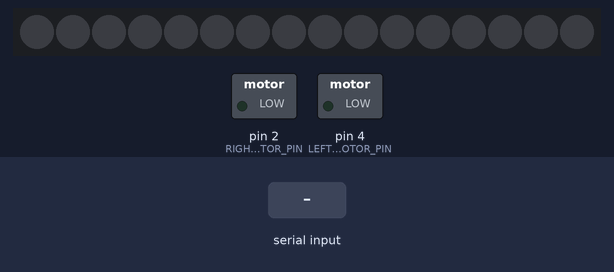
A sketch run on a simulated Arduino Uno, built with avr-gcc and run on an emulated ATmega328P. Shown: 16 RGB LEDs in strip order, left to right, switched loads named in the sketch (green lamp = pin HIGH). The inputs (shaded band) are chosen by the test bench. Dim RGB values are drawn brighter than linear.

Above: at 1.2 s.
1.3 s: "SCREAM\n" received over Serial
At 1.4 s:
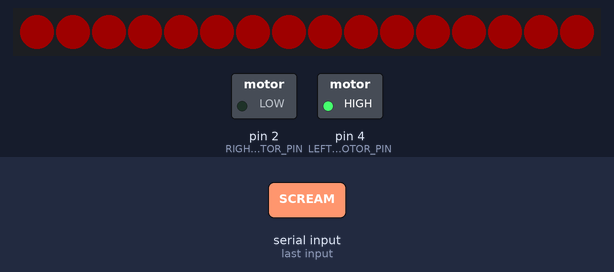
At 10.3 s:
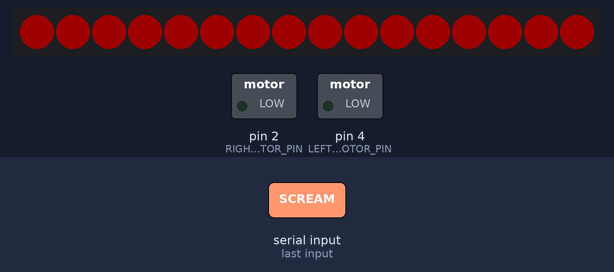
Timing chart, 0 to 11.8 s (numbered marks = the images above; inputs shaded):
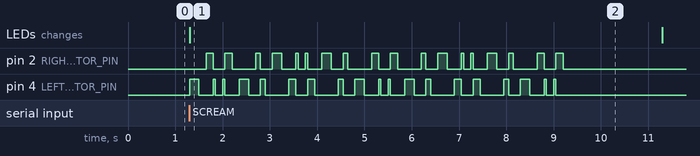

The sketch:

smart_handle.ino
```cpp
#include <Adafruit_NeoPixel.h>

/*
  스마트 핸들 Arduino 코드

  역할:
  1. Raspberry Pi에서 USB Serial로 전달한 이벤트 명령을 읽는다.
  2. 이벤트 종류에 따라 진동 모터와 NeoPixel LED를 제어한다.
  3. delay()를 사용하지 않고 millis() 기준으로 시간을 계산한다.

  delay()를 쓰지 않는 이유:
  - delay()가 실행되는 동안 Arduino가 새 Serial 명령을 바로 읽지 못한다.
  - 이 프로젝트는 사이렌/비명 같은 위험 이벤트가 들어오면 빠르게 반응해야 한다.
  - 그래서 loop()가 계속 돌면서 명령 수신과 패턴 갱신을 동시에 처리하도록 작성했다.
*/

// 스마트 핸들에 연결된 출력 핀 번호를 한 곳에서 관리한다.
// 실제 배선 기준으로 왼쪽/오른쪽 진동 모터 핀을 지정한다.
const uint8_t LEFT_MOTOR_PIN = 4;
const uint8_t RIGHT_MOTOR_PIN = 2;

// LED는 Adafruit NeoPixel 라이브러리로 제어한다.
// 수업에서 배운 기본 LED ON/OFF와 원리는 같지만,
// 이 LED 링은 색상과 여러 개의 LED를 다루기 위해 전용 라이브러리가 필요하다.
const uint8_t LED_PIN = 6;
const uint16_t LED_COUNT = 16;

// Raspberry Pi와 시리얼 통신할 때 사용하는 속도이다.
// Raspberry Pi 코드의 기본 baudrate도 115200으로 맞춰져 있어야 한다.
const unsigned long SERIAL_BAUDRATE = 115200;

// 각 상황별 LED/진동 유지 시간이다.
// 단위는 모두 밀리초(ms)이다.
const unsigned long TURN_VIBRATION_MS = 5000;
const unsigned long ALERT_LED_HOLD_MS = 10000;
const unsigned long ALERT_VIBRATION_MS = 8000;

// 새 명령이 너무 빠르게 들어와도 최소 5초는 현재 알림을 유지한다.
// 사용자가 알림을 인지하기 전에 바로 꺼지는 것을 방지하기 위한 값이다.
const unsigned long MIN_PATTERN_HOLD_MS = 5000;

// 양쪽 모터를 모두 써야 하는 이벤트에서는 이 시간마다 왼쪽/오른쪽을 번갈아 켠다.
const unsigned long MOTOR_ALTERNATE_MS = 250;

// LED 밝기는 너무 눈부시지 않게 30으로 제한한다.
const uint8_t LED_BRIGHTNESS = 30;

// LED 링 객체를 생성한다.
Adafruit_NeoPixel strip(LED_COUNT, LED_PIN, NEO_GRB + NEO_KHZ800);

// 하나의 알림 패턴에 필요한 LED 색상, 진동 시간, 반복 횟수 등을 묶은 구조체이다.
struct FeedbackPattern {
  // LED 색상값이다. 각 값은 0~255 범위이다.
  uint8_t red;
  uint8_t green;
  uint8_t blue;

  // 모터가 켜져 있는 시간과 꺼져 있는 시간이다.
  unsigned long onMs;
  unsigned long offMs;

  // 진동 반복 횟수이다. 예: on 500ms/off 500ms/repetitions 8이면 약 8초 반복한다.
  uint8_t repetitions;

  // 어떤 모터를 사용할지 나타내는 비트값이다.
  // 0x01 왼쪽, 0x02 오른쪽, 0x03 양쪽이다.
  uint8_t motorMask;

  // 진동이 끝난 뒤에도 LED를 유지해야 하는 전체 시간이다.
  unsigned long ledHoldMs;
};

// 현재 실행 중인 알림 패턴의 상태값이다.
FeedbackPattern activePattern = {0, 0, 0, 0, 0, 0, 0, 0};

// millis() 기준으로 현재 패턴이 시작된 시간을 저장한다.
unsigned long patternStartedAt = 0;

// 현재 LED/진동 패턴이 실행 중인지 표시한다.
bool patternActive = false;

// 현재 실행 중인 명령 문자열이다. 같은 명령이 반복될 때 다시 시작하지 않기 위해 저장한다.
String activeCommand = "";

// 현재 명령의 위험도 우선순위이다.
uint8_t activePriority = 0;

// LED 링 전체를 같은 색으로 켠다.
void setLed(uint8_t red, uint8_t green, uint8_t blue) {
  // strip.Color()가 RGB 값을 NeoPixel이 이해하는 색상값으로 바꾼다.
  strip.fill(strip.Color(red, green, blue));

  // show()를 호출해야 실제 LED 링에 색상 변경이 반영된다.
  strip.show();
}

// motorMask 값으로 왼쪽/오른쪽 진동 모터를 켜고 끈다.
// 0x01은 왼쪽, 0x02는 오른쪽, 0x03은 양쪽을 의미한다.
void setMotors(uint8_t mask) {
  // 비트 연산을 사용하면 하나의 값(mask)으로 두 모터 상태를 동시에 표현할 수 있다.
  digitalWrite(LEFT_MOTOR_PIN, (mask & 0x01) ? HIGH : LOW);
  digitalWrite(RIGHT_MOTOR_PIN, (mask & 0x02) ? HIGH : LOW);
}

// 양쪽 모터를 동시에 계속 켜면 전류가 순간적으로 커질 수 있어 번갈아 켠다.
void setPatternMotors(uint8_t mask, unsigned long elapsed) {
  if (mask == 0x03) {
    // elapsed / MOTOR_ALTERNATE_MS의 짝수/홀수 여부로 왼쪽과 오른쪽을 번갈아 선택한다.
    setMotors(((elapsed / MOTOR_ALTERNATE_MS) % 2 == 0) ? 0x01 : 0x02);
  } else {
    setMotors(mask);
  }
}

// 모든 출력을 끄고 현재 알림 상태를 초기화한다.
void stopOutputs() {
  setMotors(0);
  setLed(0, 0, 0);
  patternActive = false;
  activeCommand = "";
  activePriority = 0;
}

// 위험도가 높은 이벤트가 낮은 이벤트보다 우선 실행되도록 점수를 정한다.
uint8_t commandPriority(const String &command) {
  // 비명은 보행자 위험 신호일 수 있어 가장 높은 우선순위를 둔다.
  if (command == "SCREAM") return 6;
  if (command == "SIREN") return 5;
  if (command == "HORN") return 4;
  if (command == "SPEED_WARNING") return 3;
  if (command == "LEFT_TURN" || command == "RIGHT_TURN") return 1;
  return 0;
}

// 새 알림 패턴을 시작한다.
void startPattern(const String &command, const FeedbackPattern &pattern) {
  // 새 패턴의 명령명과 우선순위를 저장한다.
  activeCommand = command;
  activePriority = commandPriority(command);

  // 전달받은 패턴을 현재 실행할 패턴으로 복사한다.
  activePattern = pattern;

  // 시작 시간을 저장해야 updatePattern()에서 경과 시간을 계산할 수 있다.
  patternStartedAt = millis();
  patternActive = true;

  // 패턴 시작과 동시에 LED와 모터를 바로 켠다.
  setLed(pattern.red, pattern.green, pattern.blue);
  setPatternMotors(pattern.motorMask, 0);
}

// loop()에서 계속 호출되며, 시간이 지남에 따라 진동과 LED를 갱신한다.
void updatePattern() {
  if (!patternActive) {
    return;
  }

  const unsigned long elapsed = millis() - patternStartedAt;

  // 한 번의 진동 주기 = 켜짐 시간 + 꺼짐 시간이다.
  const unsigned long cycleMs = activePattern.onMs + activePattern.offMs;

  // 전체 진동이 끝나는 시점을 계산한다.
  // 마지막 반복 뒤에는 off 시간이 필요 없으므로 repetitions - 1만큼만 offMs를 더한다.
  const unsigned long vibrationEndMs =
      activePattern.repetitions == 0 ? 0 :
      activePattern.repetitions * activePattern.onMs +
      (activePattern.repetitions - 1) * activePattern.offMs;

  // 반복 패턴 시간 안에서는 on/off 주기에 맞춰 모터를 제어한다.
  if (elapsed < vibrationEndMs && cycleMs > 0) {
    if ((elapsed % cycleMs) < activePattern.onMs) {
      setPatternMotors(activePattern.motorMask, elapsed);
    } else {
      setMotors(0);
    }
  } else {
    setMotors(0);
  }

  // 최소 표시 시간이 끝나고 LED/진동 시간이 모두 끝나면 전체 출력을 끈다.
  if (elapsed >= MIN_PATTERN_HOLD_MS &&
      elapsed >= activePattern.ledHoldMs &&
      elapsed >= vibrationEndMs) {
    stopOutputs();
  }
}

// Raspberry Pi에서 받은 명령 문자열을 실제 LED/진동 패턴으로 변환한다.
void handleCommand(String command) {
  // Raspberry Pi는 명령 뒤에 줄바꿈을 붙여 보내므로 앞뒤 공백과 줄바꿈을 제거한다.
  command.trim();
  uint8_t newPriority = commandPriority(command);

  // 같은 명령이 반복해서 들어오면 패턴을 다시 시작하지 않는다.
  if (patternActive && command == activeCommand) {
    return;
  }

  // 알 수 없는 명령은 출력 패턴으로 처리하지 않는다.
  if (newPriority == 0) {
    return;
  }

  // 최소 유지 시간 중에는 현재 이벤트보다 우선순위가 높은 명령만 예외적으로 전환한다.
  if (patternActive &&
      millis() - patternStartedAt < MIN_PATTERN_HOLD_MS &&
      newPriority <= activePriority) {
    return;
  }

  // 사이렌, 비명, 경적 같은 위험 알림은 방향 안내보다 우선한다.
  if (patternActive && activePriority >= 3 && newPriority < activePriority) {
    return;
  }

  if (command == "LEFT_TURN") {
    // 방향 안내는 LED 없이 해당 방향 모터만 켜서 사용자가 방향을 느끼도록 한다.
    startPattern(command, {0, 0, 0, TURN_VIBRATION_MS, 0, 1, 0x01, TURN_VIBRATION_MS});
  } else if (command == "RIGHT_TURN") {
    startPattern(command, {0, 0, 0, TURN_VIBRATION_MS, 0, 1, 0x02, TURN_VIBRATION_MS});
  } else if (command == "SIREN") {
    // 사이렌: 파란 LED와 긴 진동으로 긴급 차량 접근을 알린다.
    startPattern(command, {0, 0, 255, ALERT_VIBRATION_MS, 0, 1, 0x03, ALERT_LED_HOLD_MS});
  } else if (command == "HORN") {
    // 경적: 노란 LED와 짧은 반복 진동을 사용한다.
    startPattern(command, {255, 180, 0, 500, 500, 8, 0x03, ALERT_LED_HOLD_MS});
  } else if (command == "SCREAM") {
    // 비명: 빨간 LED와 빠른 반복 진동으로 위험 상황을 강조한다.
    startPattern(command, {255, 0, 0, 200, 150, 23, 0x03, ALERT_LED_HOLD_MS});
  } else if (command == "SPEED_WARNING") {
    // 과속 경고: 주황 LED와 느린 반복 진동을 사용한다.
    startPattern(command, {255, 80, 0, 900, 600, 6, 0x03, ALERT_LED_HOLD_MS});
  }
}

// 아두이노가 시작될 때 핀, LED 링, 시리얼 통신을 초기화한다.
void setup() {
  pinMode(LEFT_MOTOR_PIN, OUTPUT);
  pinMode(RIGHT_MOTOR_PIN, OUTPUT);
  strip.begin();
  strip.setBrightness(LED_BRIGHTNESS);
  stopOutputs();
  Serial.begin(SERIAL_BAUDRATE);
  Serial.setTimeout(20);
}

// Raspberry Pi에서 명령을 받으면 처리하고, 현재 알림 패턴을 계속 갱신한다.
void loop() {
  if (Serial.available() > 0) {
    handleCommand(Serial.readStringUntil('\n'));
  }
  updatePattern();
}
```
